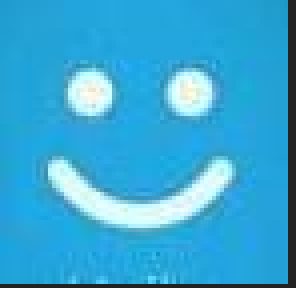
#> input picture Capture.PNG, 74 x 72 px, found by its file name (shown 4 times larger)
$ python act11.py
#> lines starting #> are read from the running program, lines starting #| are printed output that depends on the picture
import cv2
image=cv2.imread('Capture.PNG')
#> image is the input picture: shape (72, 74, 3); mean B, G, R 212.7, 167.5, 55.4

cv2.namedWindow('Loaded Image',cv2.WINDOW_NORMAL)
cv2.resizeWindow('Loaded Image',800,500)

cv2.imshow('Loaded Image',image)
cv2.waitKey(0)
cv2.destroyAllWindows()
print(f"Image Dimensions:{image.shape}")
#| Image Dimensions:(72, 74, 3)

gray_image=cv2.cvtColor(image,cv2.COLOR_BGR2GRAY)
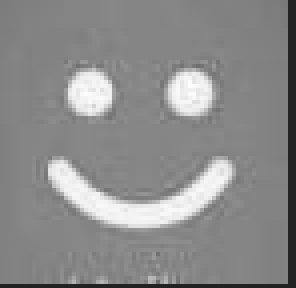
#> gray_image: shape (72, 74) (shown 4 times larger); min 34, max 253, mean 139.1
resized_image=cv2.resize(gray_image,(224,224))
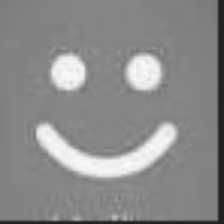
#> resized_image: shape (224, 224); min 34, max 252, mean 139
cv2.imshow('Processed Image',resized_image)
key=cv2.waitKey(0)
#> (key Esc is pressed here)
if key==ord('s'):
    cv2.imwrite('grayscale_resized_image.jpg',resized_image)
    print("Image saved as grayscale_resized_image.jpg")

else:
    print("Image not saved.")

cv2.destroyAllWindows()
print(f"Processed Image Dimensions:{resized_image.shape}")
#| Processed Image Dimensions:(224, 224)
